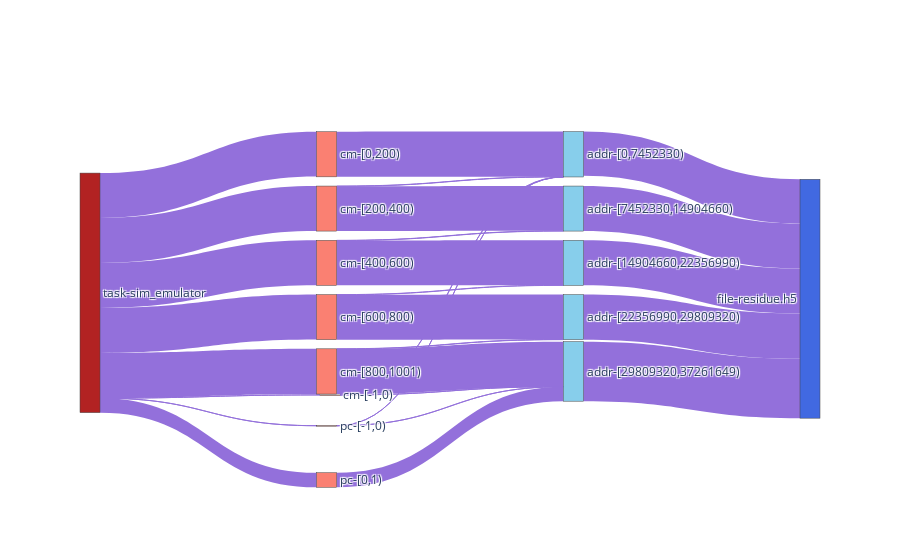

Notebook source saved alongside this figure:
### Code cell
sim_nodes, sim_nodes_dict = get_nodes_for_sankey(G_SIM, rm_tags=['sim'])

# print(node_ref2)

sim_links = get_links_for_sankey(G_SIM, sim_nodes_dict)
fig = go.Figure(go.Sankey(
            node = sim_nodes,
            link = sim_links, orientation='h'))
fig.show()
fig.write_html(f"{path}/sankey-grouped-sim_w-vol-vfd-.html")

### Figure 1 — Plotly figure (JSON) as saved in the notebook; plotly's stock layout.template omitted (floating-point values rounded to 4 significant figures)
{"data": [{"link": {"color": ["MediumPurple", "MediumPurple", "MediumPurple", "MediumPurple", "MediumPurple", "MediumPurple", "MediumPurple", "MediumPurple", "MediumPurple", "MediumPurple", "MediumPurple", "MediumPurple", "MediumPurple", "MediumPurple", "MediumPurple", "MediumPurple", "MediumPurple", "MediumPurple", "MediumPurple", "MediumPurple", "MediumPurple", "MediumPurple", "MediumPurple", "MediumPurple", "MediumPurple", "MediumPurple", "MediumPurple"], "label": ["ave_acc_size: 1 B op: write", "ave_acc_size: 37.11 KB op: write", "ave_acc_size: 37.21 KB op: write", "ave_acc_size: 37.2 KB op: write", "ave_acc_size: 37.21 KB op: write", "ave_acc_size: 37.21 KB op: write", "ave_acc_size: 1 B op: write", "ave_acc_size: 2.4 MB op: write", "ave_acc_size: 228.92 B op: write", "ave_acc_size: 272 B op: write", "ave_acc_size: 228.92 B op: write", "ave_acc_size: 272 B op: write", "ave_acc_size: 36.94 KB op: write", "ave_acc_size: 37.06 KB op: write", "ave_acc_size: 37.24 KB op: write", "ave_acc_size: 37.24 KB op: write", "ave_acc_size: 36.86 KB op: write", "ave_acc_size: 37.54 KB op: write", "ave_acc_size: 37.25 KB op: write", "ave_acc_size: 37.25 KB op: write", "ave_acc_size: 37.25 KB op: write", "ave_acc_size: 2.4 MB op: write", "ave_acc_size: 34.86 KB op: write", "ave_acc_size: 48.76 KB op: write", "ave_acc_size: 37.24 KB op: write", "ave_acc_size: 37.24 KB op: write", "ave_acc_size: 37.25 KB op: write"], "source": [0, 0, 0, 0, 0, 0, 0, 0, 1, 1, 2, 2, 3, 4, 4, 5, 5, 6, 6, 7, 7, 8, 9, 10, 11, 12, 13], "target": [1, 3, 4, 5, 6, 7, 2, 8, 9, 10, 9, 10, 9, 9, 11, 12, 11, 12, 13, 13, 10, 10, 14, 14, 14, 14, 14], "value": [1, 7422108, 7441148, 7440164, 7442936, 7479508, 1, 2400000, 2976, 272, 2976, 272, 7460880, 37056, 7410912, 7410120, 36856, 37544, 7412216, 37248, 7449144, 2400000, 7319968, 9849416, 7447768, 7447664, 7449464]}, "node": {"color": ["FireBrick", "Salmon", "Salmon", "Salmon", "Salmon", "Salmon", "Salmon", "Salmon", "Salmon", "SkyBlue", "SkyBlue", "SkyBlue", "SkyBlue", "SkyBlue", "RoyalBlue"], "label": ["task-sim_emulator", "cm-[-1,0)", "pc-[-1,0)", "cm-[0,200)", "cm-[200,400)", "cm-[400,600)", "cm-[600,800)", "cm-[800,1001)", "pc-[0,1)", "addr-[0,7452330)", "addr-[29809320,37261649)", "addr-[7452330,14904660)", "addr-[14904660,22356990)", "addr-[22356990,29809320)", "file-residue.h5"], "x": [0, 0.3333, 0.3333, 0.3333, 0.3333, 0.3333, 0.3333, 0.3333, 0.3333, 0.6667, 0.6667, 0.6667, 0.6667, 0.6667, 1], "y": [0, 0, 0.8571, 0.1429, 0.2857, 0.4286, 0.5714, 0.7143, 1, 0.1429, 0.7143, 0.2857, 0.4286, 0.5714, 0]}, "orientation": "h", "type": "sankey"}], "layout": {}}
